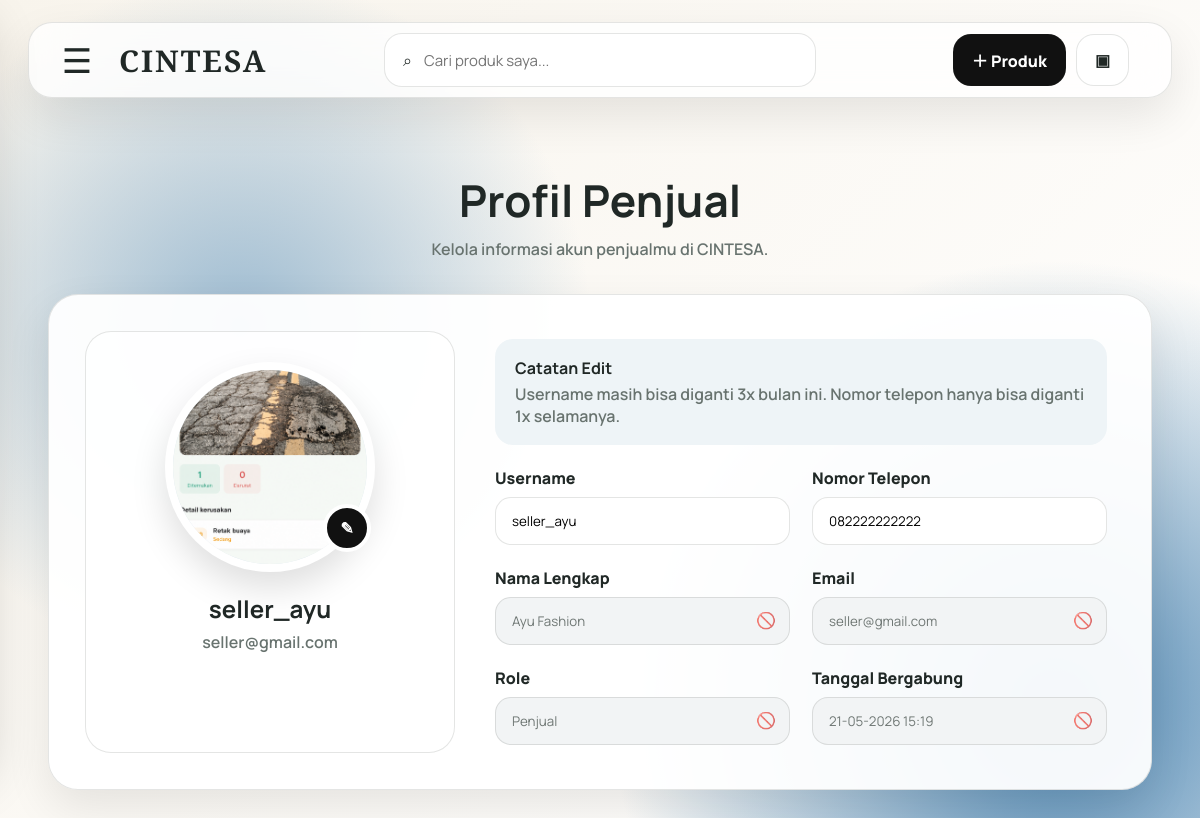
The page /penjual/profile.php (signed in) on the database its author committed.
### tables this page shows
CREATE TABLE `user` (
  `id_user` int(11) NOT NULL,
  `foto_profile` varchar(255) DEFAULT NULL,
  `username` varchar(50) NOT NULL,
  `nama_lengkap` varchar(100) NOT NULL,
  `email` varchar(100) NOT NULL,
  `password` varchar(255) NOT NULL,
  `nomor_telepon` varchar(20) DEFAULT NULL,
  `role` enum('admin','penjual','pembeli') NOT NULL,
  `status` enum('aktif','nonaktif') DEFAULT 'aktif',
  `tanggal_bergabung` datetime DEFAULT current_timestamp()
);

### penjual/profile.php (the view, shortened to what this page needs)
<?php
include __DIR__ . '/../include/koneksi.php';
include __DIR__ . '/../include/penjual_layout.php';
$id_user = (int) $_SESSION['id_user'];
mysqli_query($koneksi, "
    CREATE TABLE IF NOT EXISTS nomor_telepon_log (
        id_log INT(11) NOT NULL AUTO_INCREMENT,
        id_user INT(11) NOT NULL,
        nomor_lama VARCHAR(20) DEFAULT NULL,
        nomor_baru VARCHAR(20) DEFAULT NULL,
        tanggal_ubah DATETIME DEFAULT CURRENT_TIMESTAMP,
        PRIMARY KEY (id_log)
    ) ENGINE=InnoDB DEFAULT CHARSET=utf8mb4
");
$query = mysqli_query($koneksi, "SELECT * FROM `user` WHERE id_user='$id_user' LIMIT 1");
$data = mysqli_fetch_assoc($query);
$cek_username_log = mysqli_query($koneksi, "
    SELECT COUNT(*) AS total
    FROM username_log
    WHERE id_user='$id_user'
    AND MONTH(tanggal_ubah)=MONTH(CURRENT_DATE())
    AND YEAR(tanggal_ubah)=YEAR(CURRENT_DATE())
");
$username_log = mysqli_fetch_assoc($cek_username_log);
$total_edit_username = (int) $username_log['total'];
$sisa_edit_username = max(0, 3 - $total_edit_username);
$cek_telepon_log = mysqli_query($koneksi, "
    SELECT COUNT(*) AS total
    FROM nomor_telepon_log
    WHERE id_user='$id_user'
");
$telepon_log = mysqli_fetch_assoc($cek_telepon_log);
$sudah_edit_telepon = ((int) $telepon_log['total']) > 0;
$foto_path = '../uploads/profile/' . $data['foto_profile'];
$ada_foto = !empty($data['foto_profile']) && file_exists($foto_path);
?>
<section class="profile-page-head">
    <h1>Profil Penjual</h1>
    <p>Kelola informasi akun penjualmu di CINTESA.</p>
</section>
<form method="POST" enctype="multipart/form-data" id="profileForm" class="profile-seller-card">
    <div class="profile-photo-side">
        <div class="photo-wrapper">
            <?php if ($ada_foto) { ?>
                <img src="<?php echo htmlspecialchars($foto_path); ?>" class="seller-photo" id="previewPhoto">
            <?php } ?>
            <label for="foto_profile" class="edit-photo-btn" title="Edit foto profil">✎</label>
        </div>
        <h2><?php echo htmlspecialchars($data['username']); ?></h2>
        <p><?php echo htmlspecialchars($data['email']); ?></p>
    </div>
    <div class="profile-form-side">
        <div class="edit-note">
            <strong>Catatan Edit</strong>
            <p>Username masih bisa diganti <?php echo $sisa_edit_username; ?>x bulan ini. Nomor telepon hanya bisa diganti 1x selamanya.</p>
        </div>
        <div class="form-grid">
            <div class="field-group">
                <label>Username</label>
                <input
                    type="text"
                    name="username"
                    value="<?php echo htmlspecialchars($data['username']); ?>"
                    data-watch
                >
            </div>
            <div class="field-group">
                <label>Nomor Telepon</label>
                <input
                    type="text"
                    name="nomor_telepon"
                    value="<?php echo htmlspecialchars($data['nomor_telepon']); ?>"
                    data-watch
                    <?php echo $sudah_edit_telepon ? 'readonly class="readonly-input"' : ''; ?>
                >
            </div>
            <div class="field-group locked-field">
                <label>Nama Lengkap</label>
                <input type="text" value="<?php echo htmlspecialchars($data['nama_lengkap']); ?>" readonly>
                <span class="lock-icon">🚫</span>
            </div>
            <div class="field-group locked-field">
                <label>Email</label>
                <input type="email" value="<?php echo htmlspecialchars($data['email']); ?>" readonly>
                <span class="lock-icon">🚫</span>
            </div>
            <div class="field-group locked-field">
                <label>Role</label>
                <input type="text" value="<?php echo htmlspecialchars(ucfirst($data['role'])); ?>" readonly>
                <span class="lock-icon">🚫</span>
            </div>
            <div class="field-group locked-field">
                <label>Tanggal Bergabung</label>
                <input type="text" value="<?php echo date('d-m-Y H:i', strtotime($data['tanggal_bergabung'])); ?>" readonly>
                <span class="lock-icon">🚫</span>
            </div>
        </div>
    </div>
</form>

### assets/css/dashboard_penjual.css (style rules this page uses)
* { margin: 0; padding: 0; box-sizing: border-box; }
:root { --text: #202826; --muted: #68736f; --blue: #123865; --soft-blue: #dce8f0; --white: rgba(255,255,255,.94); --glass: rgba(255,255,255,.80); --border: rgba(32,40,38,.12); --shadow: 0 18px 45px rgba(0,0,0,.09); }
body { min-height: 100vh; font-family: "Manrope", Arial, sans-serif; color: var(--text); background: radial-gradient(circle at 20% 38%, #9dbbd1, transparent 32%), radial-gradient(circle at 88% 82%, #4d86b2, transparent 35%), linear-gradient(135deg, #f8f4ec, #fff); overflow-x: hidden; }
button, input, textarea, select { font-family: inherit; }
.stats-grid, .product-grid, .form-grid, .profile-layout, .action-grid { display: grid; gap: 22px; }
.form-grid { grid-template-columns: repeat(2, 1fr); }
.field-group { display: flex; flex-direction: column; gap: 8px; }
.field-group label { font-weight: 900; }
.field-group input, .field-group textarea, .field-group select { width: 100%; padding: 14px 16px; border-radius: 16px; border: 1px solid var(--border); background: #fff; outline: 0; }
.profile-page-head { text-align: center; margin-bottom: 34px; }
.profile-page-head h1 { font-size: clamp(30px, 4vw, 44px); margin-bottom: 8px; }
.profile-page-head p { color: var(--muted); font-weight: 600; }
.profile-seller-card { width: min(1180px, 100%); margin: 0 auto; display: grid; grid-template-columns: 370px 1fr; gap: 32px; padding: 36px; border-radius: 30px; background: var(--white); border: 1px solid var(--border); box-shadow: var(--shadow); }
.profile-photo-side { text-align: center; padding: 30px; border-radius: 26px; background: rgba(255,255,255,.68); border: 1px solid var(--border); }
.photo-wrapper { position: relative; width: 210px; height: 210px; margin: 0 auto 20px; }
.seller-photo { width: 210px; height: 210px; border-radius: 50%; object-fit: cover; border: 8px solid #fff; box-shadow: 0 16px 35px rgba(0,0,0,.13); background: var(--soft-blue); }
.edit-photo-btn { position: absolute; right: 4px; bottom: 20px; width: 48px; height: 48px; border-radius: 50%; background: #111; color: #fff; border: 4px solid #fff; display: flex; align-items: center; justify-content: center; cursor: pointer; font-weight: 900; }
.profile-photo-side h2 { margin-bottom: 6px; }
.profile-photo-side p { color: var(--muted); font-weight: 600; word-break: break-word; }
.profile-form-side { padding: 8px; }
.edit-note { padding: 18px 20px; border-radius: 18px; background: #eef4f7; margin-bottom: 22px; }
.edit-note p { color: var(--muted); margin-top: 4px; font-weight: 600; }
.locked-field { position: relative; }
.locked-field input, .readonly-input { cursor: not-allowed; background: #f2f4f5; color: #6f7774; }
.lock-icon { position: absolute; right: 14px; bottom: 14px; pointer-events: none; opacity: .7; }

### rows shown on the page
user: foto_profile (picture), username "seller_ayu", email "seller@gmail.com", nomor_telepon "082222222222", nama_lengkap "Ayu Fashion", role "Penjual", tanggal_bergabung "21-05-2026 15:19"

### other values the page prints
$sisa_edit_username "3"
